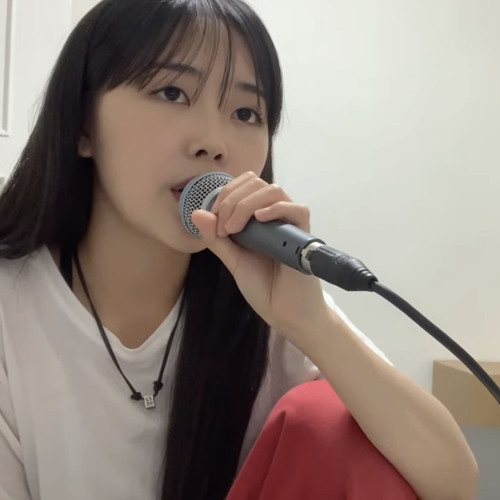
#> input picture pythonProject/1.jpg, 500 x 500 px
$ python colorImg.py
#> lines starting #> are read from the running program, lines starting #| are printed output that depends on the picture
import cv2

def nothing(x):
    pass


cv2.namedWindow('color')
cv2.createTrackbar('R','color',0,255,nothing)
#> slider 'R' is set to 85
cv2.createTrackbar('G','color',0,255,nothing)
#> slider 'G' is set to 85
cv2.createTrackbar('B','color',0,255,nothing)
#> slider 'B' is set to 85


img=cv2.imread('1.jpg')
#> img is the input picture: shape (500, 500, 3); mean B, G, R 124.8, 132.9, 146

while True:
    img = cv2.imread('1.jpg')
    blue, green, red = cv2.split(img)             				# 컬러 영상 채널 분리
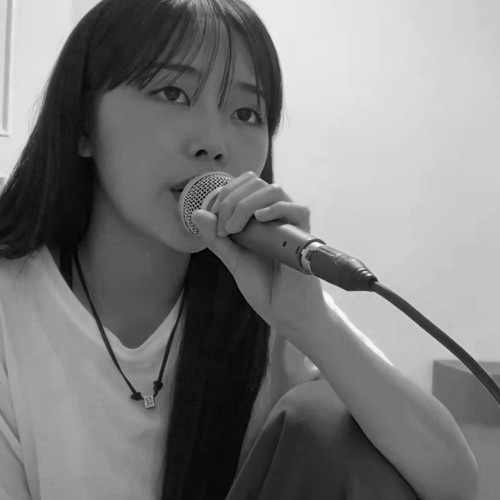
#> blue: shape (500, 500); min 0, max 252, mean 124.8
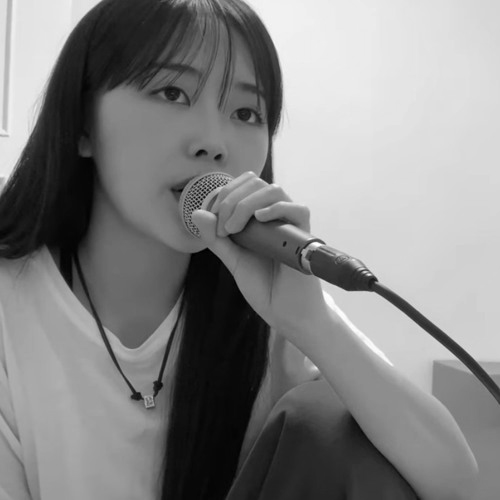
#> green: shape (500, 500); min 0, max 255, mean 132.9
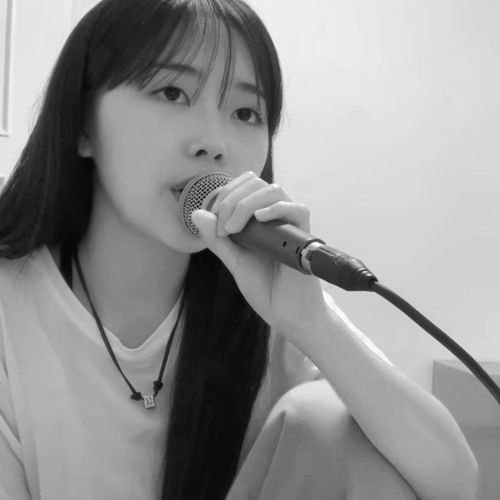
#> red: shape (500, 500); min 3, max 255, mean 146

    r = cv2.getTrackbarPos('R', 'color')
    g = cv2.getTrackbarPos('G', 'color')
    b = cv2.getTrackbarPos('B', 'color')
    cv2.add(blue, b, blue)  		# blue 채널 밝기 증가
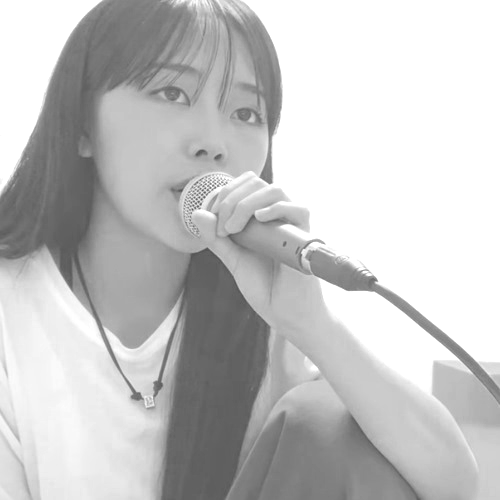
#> blue: shape (500, 500); min 85, max 255, mean 196.5
    cv2.add(green, g, green) 	# green 채널 밝기 증가
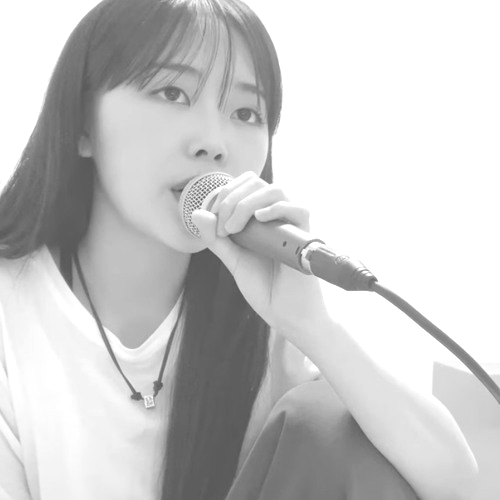
#> green: shape (500, 500); min 85, max 255, mean 201.6
    cv2.add(red, r, red)   	# red 채널 밝기 증가
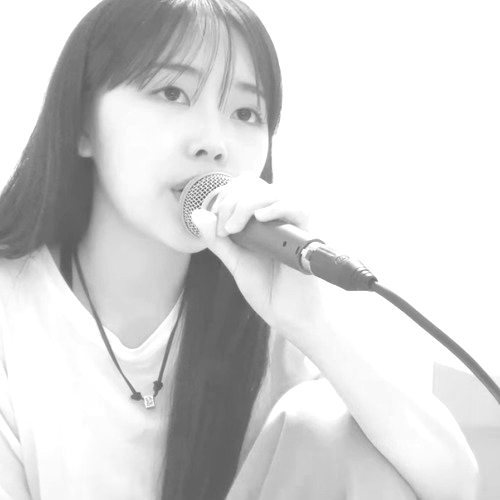
#> red: shape (500, 500); min 88, max 255, mean 214.4

    img = cv2.merge( [blue, green, red] )
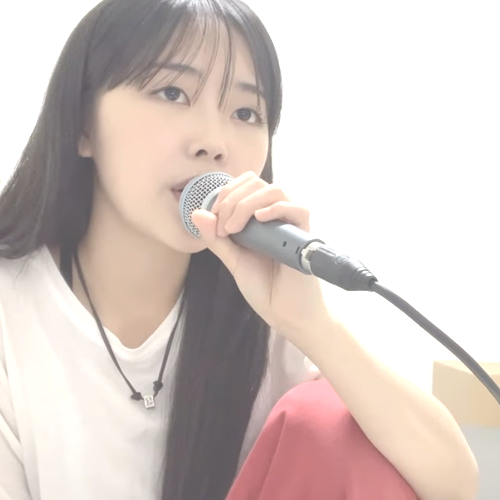
#> img: shape (500, 500, 3); mean B, G, R 196.5, 201.6, 214.4
    cv2.imshow("color", img)
    if cv2.waitKey(1) & 0xFF == ord('q'):
#> (key q is pressed here)
        break
cv2.destroyWindow('color')
